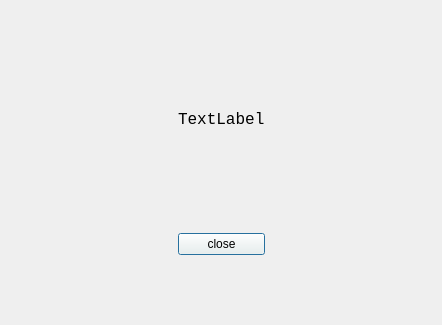
<?xml version="1.0" encoding="UTF-8"?>
<ui version="4.0">
 <class>ResultDialog</class>
 <widget class="QDialog" name="ResultDialog">
  <property name="geometry">
   <rect>
    <x>0</x>
    <y>0</y>
    <width>442</width>
    <height>325</height>
   </rect>
  </property>
  <property name="windowTitle">
   <string>Dialog</string>
  </property>
  <property name="windowIcon">
   <iconset resource="images.qrc">
    <normaloff>:/icon1.jpg</normaloff>:/icon1.jpg</iconset>
  </property>
  <property name="styleSheet">
   <string notr="true">QDialog#ResultDialog{
border-image: url(:/background7.jpg);
}

*{font: 12pt &quot;Courier New&quot;;}
QPushButton{background-color: rgba(255, 251, 240,50);}
</string>
  </property>
  <layout class="QGridLayout" name="gridLayout">
   <item row="5" column="0">
    <spacer name="horizontalSpacer_3">
     <property name="orientation">
      <enum>Qt::Horizontal</enum>
     </property>
     <property name="sizeHint" stdset="0">
      <size>
       <width>40</width>
       <height>20</height>
      </size>
     </property>
    </spacer>
   </item>
   <item row="5" column="3">
    <spacer name="horizontalSpacer_6">
     <property name="orientation">
      <enum>Qt::Horizontal</enum>
     </property>
     <property name="sizeHint" stdset="0">
      <size>
       <width>40</width>
       <height>20</height>
      </size>
     </property>
    </spacer>
   </item>
   <item row="3" column="2">
    <spacer name="verticalSpacer_3">
     <property name="orientation">
      <enum>Qt::Vertical</enum>
     </property>
     <property name="sizeHint" stdset="0">
      <size>
       <width>20</width>
       <height>40</height>
      </size>
     </property>
    </spacer>
   </item>
   <item row="6" column="2">
    <spacer name="verticalSpacer_2">
     <property name="orientation">
      <enum>Qt::Vertical</enum>
     </property>
     <property name="sizeHint" stdset="0">
      <size>
       <width>20</width>
       <height>40</height>
      </size>
     </property>
    </spacer>
   </item>
   <item row="5" column="1">
    <spacer name="horizontalSpacer_5">
     <property name="orientation">
      <enum>Qt::Horizontal</enum>
     </property>
     <property name="sizeHint" stdset="0">
      <size>
       <width>40</width>
       <height>20</height>
      </size>
     </property>
    </spacer>
   </item>
   <item row="2" column="2">
    <widget class="QLabel" name="resLabel">
     <property name="font">
      <font>
       <family>Courier New</family>
       <pointsize>12</pointsize>
       <weight>50</weight>
       <italic>false</italic>
       <bold>false</bold>
      </font>
     </property>
     <property name="text">
      <string>TextLabel</string>
     </property>
    </widget>
   </item>
   <item row="5" column="2">
    <widget class="QPushButton" name="closeBtn">
     <property name="text">
      <string>close</string>
     </property>
    </widget>
   </item>
   <item row="2" column="0">
    <spacer name="horizontalSpacer">
     <property name="orientation">
      <enum>Qt::Horizontal</enum>
     </property>
     <property name="sizeHint" stdset="0">
      <size>
       <width>40</width>
       <height>20</height>
      </size>
     </property>
    </spacer>
   </item>
   <item row="2" column="1">
    <spacer name="verticalSpacer_4">
     <property name="orientation">
      <enum>Qt::Vertical</enum>
     </property>
     <property name="sizeHint" stdset="0">
      <size>
       <width>20</width>
       <height>40</height>
      </size>
     </property>
    </spacer>
   </item>
   <item row="2" column="3">
    <spacer name="verticalSpacer_5">
     <property name="orientation">
      <enum>Qt::Vertical</enum>
     </property>
     <property name="sizeHint" stdset="0">
      <size>
       <width>20</width>
       <height>40</height>
      </size>
     </property>
    </spacer>
   </item>
   <item row="2" column="4">
    <spacer name="horizontalSpacer_2">
     <property name="orientation">
      <enum>Qt::Horizontal</enum>
     </property>
     <property name="sizeHint" stdset="0">
      <size>
       <width>40</width>
       <height>20</height>
      </size>
     </property>
    </spacer>
   </item>
   <item row="0" column="2">
    <spacer name="verticalSpacer">
     <property name="orientation">
      <enum>Qt::Vertical</enum>
     </property>
     <property name="sizeHint" stdset="0">
      <size>
       <width>20</width>
       <height>40</height>
      </size>
     </property>
    </spacer>
   </item>
   <item row="5" column="4">
    <spacer name="horizontalSpacer_7">
     <property name="orientation">
      <enum>Qt::Horizontal</enum>
     </property>
     <property name="sizeHint" stdset="0">
      <size>
       <width>40</width>
       <height>20</height>
      </size>
     </property>
    </spacer>
   </item>
   <item row="4" column="2">
    <spacer name="horizontalSpacer_4">
     <property name="orientation">
      <enum>Qt::Horizontal</enum>
     </property>
     <property name="sizeHint" stdset="0">
      <size>
       <width>40</width>
       <height>20</height>
      </size>
     </property>
    </spacer>
   </item>
   <item row="1" column="2">
    <spacer name="horizontalSpacer_8">
     <property name="orientation">
      <enum>Qt::Horizontal</enum>
     </property>
     <property name="sizeHint" stdset="0">
      <size>
       <width>40</width>
       <height>20</height>
      </size>
     </property>
    </spacer>
   </item>
  </layout>
 </widget>
 <resources>
  <include location="images.qrc"/>
 </resources>
 <connections/>
</ui>
